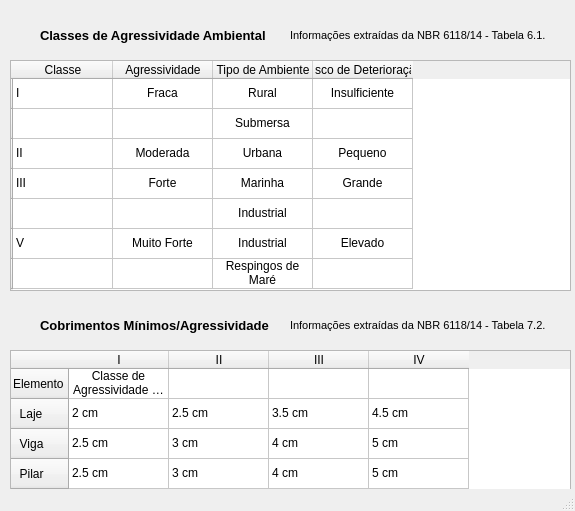
<?xml version="1.0" encoding="UTF-8"?>
<ui version="4.0">
 <class>MainWindow</class>
 <widget class="QMainWindow" name="MainWindow">
  <property name="geometry">
   <rect>
    <x>0</x>
    <y>0</y>
    <width>575</width>
    <height>511</height>
   </rect>
  </property>
  <property name="windowTitle">
   <string>MainWindow</string>
  </property>
  <widget class="QWidget" name="centralwidget">
   <widget class="QTableWidget" name="tableWidget">
    <property name="geometry">
     <rect>
      <x>10</x>
      <y>350</y>
      <width>561</width>
      <height>141</height>
     </rect>
    </property>
    <property name="maximumSize">
     <size>
      <width>631</width>
      <height>421</height>
     </size>
    </property>
    <row>
     <property name="text">
      <string>Elemento</string>
     </property>
    </row>
    <row>
     <property name="text">
      <string>  Laje  </string>
     </property>
    </row>
    <row>
     <property name="text">
      <string>  Viga  </string>
     </property>
    </row>
    <row>
     <property name="text">
      <string>  Pilar  </string>
     </property>
    </row>
    <column>
     <property name="text">
      <string>I</string>
     </property>
    </column>
    <column>
     <property name="text">
      <string>II</string>
     </property>
    </column>
    <column>
     <property name="text">
      <string>III</string>
     </property>
    </column>
    <column>
     <property name="text">
      <string>IV</string>
     </property>
    </column>
    <item row="0" column="0">
     <property name="text">
      <string>Classe de Agressividade Ambiental</string>
     </property>
     <property name="textAlignment">
      <set>AlignCenter</set>
     </property>
    </item>
    <item row="0" column="1">
     <property name="text">
      <string/>
     </property>
    </item>
    <item row="0" column="2">
     <property name="text">
      <string/>
     </property>
    </item>
    <item row="0" column="3">
     <property name="text">
      <string/>
     </property>
    </item>
    <item row="1" column="0">
     <property name="text">
      <string>2 cm</string>
     </property>
    </item>
    <item row="1" column="1">
     <property name="text">
      <string>2.5 cm</string>
     </property>
    </item>
    <item row="1" column="2">
     <property name="text">
      <string>3.5 cm</string>
     </property>
    </item>
    <item row="1" column="3">
     <property name="text">
      <string>4.5 cm</string>
     </property>
    </item>
    <item row="2" column="0">
     <property name="text">
      <string>2.5 cm</string>
     </property>
    </item>
    <item row="2" column="1">
     <property name="text">
      <string>3 cm</string>
     </property>
    </item>
    <item row="2" column="2">
     <property name="text">
      <string>4 cm</string>
     </property>
    </item>
    <item row="2" column="3">
     <property name="text">
      <string>5 cm</string>
     </property>
    </item>
    <item row="3" column="0">
     <property name="text">
      <string>2.5 cm</string>
     </property>
    </item>
    <item row="3" column="1">
     <property name="text">
      <string>3 cm</string>
     </property>
    </item>
    <item row="3" column="2">
     <property name="text">
      <string>4 cm</string>
     </property>
    </item>
    <item row="3" column="3">
     <property name="text">
      <string>5 cm</string>
     </property>
    </item>
   </widget>
   <widget class="QTableWidget" name="tableWidget_2">
    <property name="geometry">
     <rect>
      <x>10</x>
      <y>60</y>
      <width>561</width>
      <height>231</height>
     </rect>
    </property>
    <property name="maximumSize">
     <size>
      <width>631</width>
      <height>421</height>
     </size>
    </property>
    <row>
     <property name="text">
      <string/>
     </property>
    </row>
    <row>
     <property name="text">
      <string/>
     </property>
    </row>
    <row>
     <property name="text">
      <string/>
     </property>
    </row>
    <row>
     <property name="text">
      <string/>
     </property>
    </row>
    <row>
     <property name="text">
      <string/>
     </property>
    </row>
    <row>
     <property name="text">
      <string/>
     </property>
    </row>
    <row>
     <property name="text">
      <string/>
     </property>
    </row>
    <column>
     <property name="text">
      <string>Classe</string>
     </property>
    </column>
    <column>
     <property name="text">
      <string>Agressividade</string>
     </property>
    </column>
    <column>
     <property name="text">
      <string>Tipo de Ambiente</string>
     </property>
    </column>
    <column>
     <property name="text">
      <string>Risco de Deterioração</string>
     </property>
    </column>
    <item row="0" column="0">
     <property name="text">
      <string>I</string>
     </property>
    </item>
    <item row="0" column="1">
     <property name="text">
      <string>Fraca</string>
     </property>
     <property name="textAlignment">
      <set>AlignCenter</set>
     </property>
    </item>
    <item row="0" column="2">
     <property name="text">
      <string>Rural</string>
     </property>
     <property name="textAlignment">
      <set>AlignCenter</set>
     </property>
    </item>
    <item row="0" column="3">
     <property name="text">
      <string>Insulficiente</string>
     </property>
     <property name="textAlignment">
      <set>AlignCenter</set>
     </property>
    </item>
    <item row="1" column="2">
     <property name="text">
      <string>Submersa</string>
     </property>
     <property name="textAlignment">
      <set>AlignCenter</set>
     </property>
    </item>
    <item row="2" column="0">
     <property name="text">
      <string>II</string>
     </property>
    </item>
    <item row="2" column="1">
     <property name="text">
      <string>Moderada</string>
     </property>
     <property name="textAlignment">
      <set>AlignCenter</set>
     </property>
    </item>
    <item row="2" column="2">
     <property name="text">
      <string>Urbana</string>
     </property>
     <property name="textAlignment">
      <set>AlignCenter</set>
     </property>
    </item>
    <item row="2" column="3">
     <property name="text">
      <string>Pequeno</string>
     </property>
     <property name="textAlignment">
      <set>AlignCenter</set>
     </property>
    </item>
    <item row="3" column="0">
     <property name="text">
      <string>III</string>
     </property>
    </item>
    <item row="3" column="1">
     <property name="text">
      <string>Forte</string>
     </property>
     <property name="textAlignment">
      <set>AlignCenter</set>
     </property>
    </item>
    <item row="3" column="2">
     <property name="text">
      <string>Marinha</string>
     </property>
     <property name="textAlignment">
      <set>AlignCenter</set>
     </property>
    </item>
    <item row="3" column="3">
     <property name="text">
      <string>Grande</string>
     </property>
     <property name="textAlignment">
      <set>AlignCenter</set>
     </property>
    </item>
    <item row="4" column="2">
     <property name="text">
      <string>Industrial</string>
     </property>
     <property name="textAlignment">
      <set>AlignCenter</set>
     </property>
    </item>
    <item row="5" column="0">
     <property name="text">
      <string>V</string>
     </property>
    </item>
    <item row="5" column="1">
     <property name="text">
      <string>Muito Forte</string>
     </property>
     <property name="textAlignment">
      <set>AlignCenter</set>
     </property>
    </item>
    <item row="5" column="2">
     <property name="text">
      <string>Industrial</string>
     </property>
     <property name="textAlignment">
      <set>AlignCenter</set>
     </property>
    </item>
    <item row="5" column="3">
     <property name="text">
      <string>Elevado</string>
     </property>
     <property name="textAlignment">
      <set>AlignCenter</set>
     </property>
    </item>
    <item row="6" column="2">
     <property name="text">
      <string>Respingos de Maré</string>
     </property>
     <property name="textAlignment">
      <set>AlignCenter</set>
     </property>
    </item>
   </widget>
   <widget class="QLabel" name="label_2">
    <property name="geometry">
     <rect>
      <x>40</x>
      <y>20</y>
      <width>241</width>
      <height>31</height>
     </rect>
    </property>
    <property name="text">
     <string>&lt;!DOCTYPE HTML PUBLIC &quot;-//W3C//DTD HTML 4.0//EN&quot; &quot;http://www.w3.org/TR/REC-html40/strict.dtd&quot;&gt;
&lt;html&gt;&lt;head&gt;&lt;meta name=&quot;qrichtext&quot; content=&quot;1&quot; /&gt;&lt;style type=&quot;text/css&quot;&gt;
p, li { white-space: pre-wrap; }
&lt;/style&gt;&lt;/head&gt;&lt;body style=&quot; font-family:'MS Shell Dlg 2'; font-size:8pt; font-weight:400; font-style:normal;&quot;&gt;
&lt;p style=&quot; margin-top:0px; margin-bottom:0px; margin-left:0px; margin-right:0px; -qt-block-indent:0; text-indent:0px;&quot;&gt;&lt;span style=&quot; font-size:10pt; font-weight:600;&quot;&gt;Classes de Agressividade Ambiental&lt;/span&gt;&lt;/p&gt;&lt;/body&gt;&lt;/html&gt;</string>
    </property>
    <property name="textFormat">
     <enum>Qt::AutoText</enum>
    </property>
   </widget>
   <widget class="QLabel" name="label_3">
    <property name="geometry">
     <rect>
      <x>290</x>
      <y>20</y>
      <width>271</width>
      <height>31</height>
     </rect>
    </property>
    <property name="text">
     <string>&lt;!DOCTYPE HTML PUBLIC &quot;-//W3C//DTD HTML 4.0//EN&quot; &quot;http://www.w3.org/TR/REC-html40/strict.dtd&quot;&gt;
&lt;html&gt;&lt;head&gt;&lt;meta name=&quot;qrichtext&quot; content=&quot;1&quot; /&gt;&lt;style type=&quot;text/css&quot;&gt;
p, li { white-space: pre-wrap; }
&lt;/style&gt;&lt;/head&gt;&lt;body style=&quot; font-family:'MS Shell Dlg 2'; font-size:8pt; font-weight:400; font-style:normal;&quot;&gt;
&lt;p style=&quot; margin-top:12px; margin-bottom:12px; margin-left:0px; margin-right:0px; -qt-block-indent:0; text-indent:0px;&quot;&gt;Informações extraídas da NBR 6118/14 - Tabela 6.1.&lt;/p&gt;&lt;/body&gt;&lt;/html&gt;</string>
    </property>
   </widget>
   <widget class="QLabel" name="label_4">
    <property name="geometry">
     <rect>
      <x>290</x>
      <y>310</y>
      <width>271</width>
      <height>31</height>
     </rect>
    </property>
    <property name="text">
     <string>&lt;!DOCTYPE HTML PUBLIC &quot;-//W3C//DTD HTML 4.0//EN&quot; &quot;http://www.w3.org/TR/REC-html40/strict.dtd&quot;&gt;
&lt;html&gt;&lt;head&gt;&lt;meta name=&quot;qrichtext&quot; content=&quot;1&quot; /&gt;&lt;style type=&quot;text/css&quot;&gt;
p, li { white-space: pre-wrap; }
&lt;/style&gt;&lt;/head&gt;&lt;body style=&quot; font-family:'MS Shell Dlg 2'; font-size:8pt; font-weight:400; font-style:normal;&quot;&gt;
&lt;p style=&quot; margin-top:12px; margin-bottom:12px; margin-left:0px; margin-right:0px; -qt-block-indent:0; text-indent:0px;&quot;&gt;Informações extraídas da NBR 6118/14 - Tabela 7.2.&lt;/p&gt;&lt;/body&gt;&lt;/html&gt;</string>
    </property>
   </widget>
   <widget class="QLabel" name="label_5">
    <property name="geometry">
     <rect>
      <x>40</x>
      <y>310</y>
      <width>241</width>
      <height>31</height>
     </rect>
    </property>
    <property name="text">
     <string>&lt;!DOCTYPE HTML PUBLIC &quot;-//W3C//DTD HTML 4.0//EN&quot; &quot;http://www.w3.org/TR/REC-html40/strict.dtd&quot;&gt;
&lt;html&gt;&lt;head&gt;&lt;meta name=&quot;qrichtext&quot; content=&quot;1&quot; /&gt;&lt;style type=&quot;text/css&quot;&gt;
p, li { white-space: pre-wrap; }
&lt;/style&gt;&lt;/head&gt;&lt;body style=&quot; font-family:'MS Shell Dlg 2'; font-size:8pt; font-weight:400; font-style:normal;&quot;&gt;
&lt;p style=&quot; margin-top:0px; margin-bottom:0px; margin-left:0px; margin-right:0px; -qt-block-indent:0; text-indent:0px;&quot;&gt;&lt;span style=&quot; font-size:10pt; font-weight:600;&quot;&gt;Cobrimentos Mínimos/Agressividade&lt;/span&gt;&lt;/p&gt;&lt;/body&gt;&lt;/html&gt;</string>
    </property>
    <property name="textFormat">
     <enum>Qt::AutoText</enum>
    </property>
   </widget>
  </widget>
  <widget class="QMenuBar" name="menubar">
   <property name="geometry">
    <rect>
     <x>0</x>
     <y>0</y>
     <width>575</width>
     <height>21</height>
    </rect>
   </property>
  </widget>
  <widget class="QStatusBar" name="statusbar"/>
 </widget>
 <resources/>
 <connections/>
</ui>
